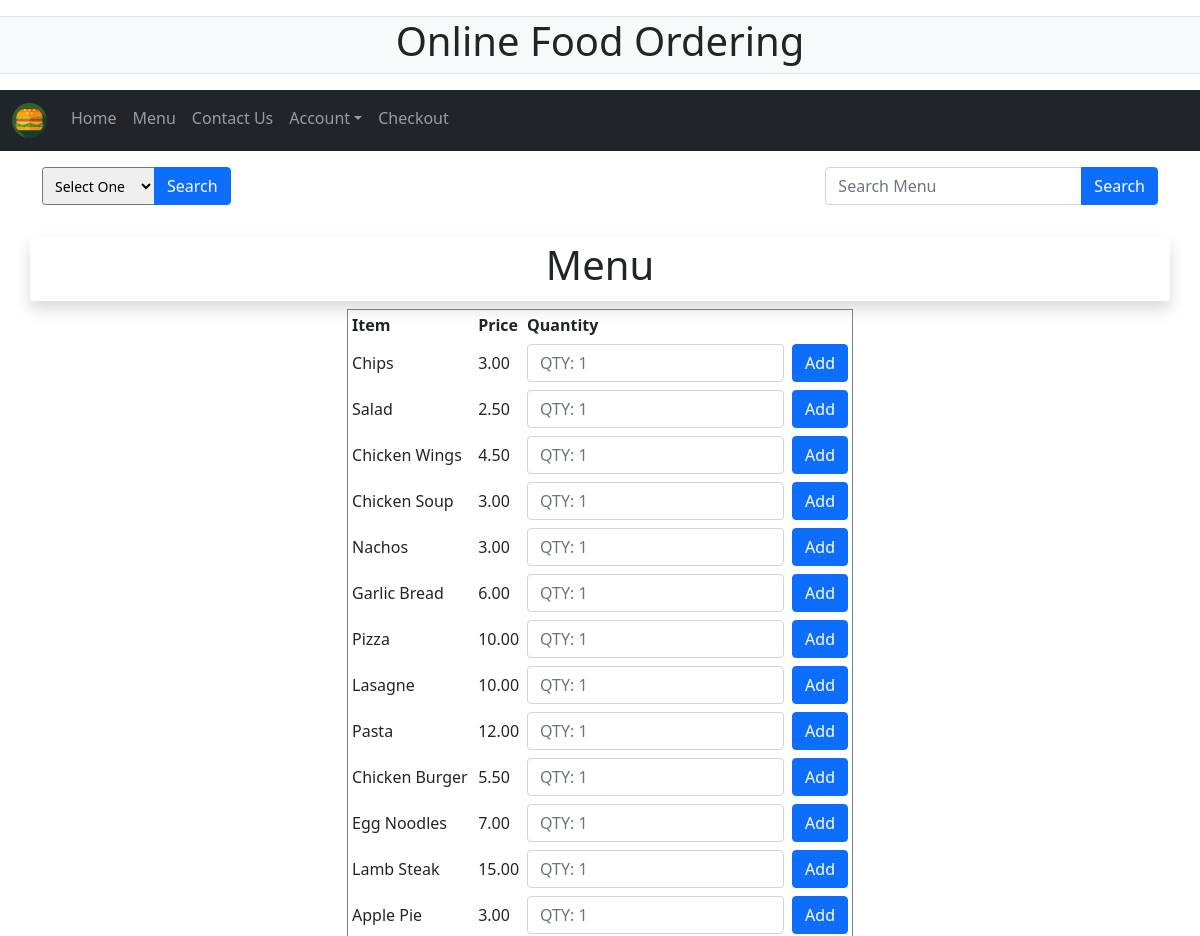
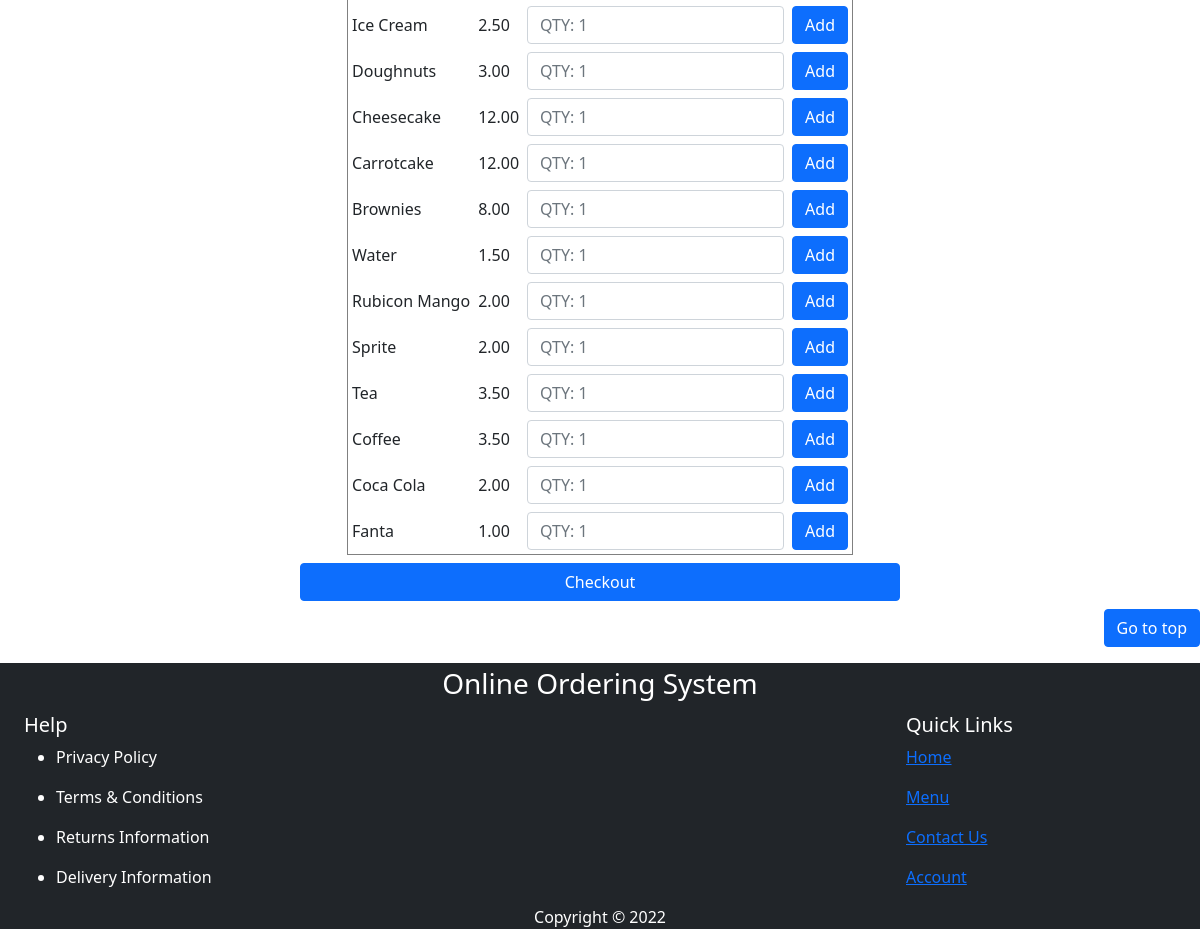
Page /index.php/menu on the committed database (2 pictures, top to bottom).
### tables this page shows
CREATE TABLE `menu` (
  `menuid` int(11) NOT NULL,
  `name` varchar(255) NOT NULL,
  `quantity` int(11) NOT NULL,
  `price` decimal(6,2) NOT NULL,
  `type` varchar(255) NOT NULL
);

### application/controllers/Menu.php (called while the page is built, shortened)
<?php
class Menu extends CI_Controller {
	public function __construct()
	{
		$this->load->database();
		$this->load->helper('html');
		$this->load->helper('cookie');
		$this->load->model('Menu_model');
	}
	public function index()
	{
		$this->load->view('navbar');
		$this->menu();
		$this->load->view('footer');
	}
	public function menu(){
		$type =  $this->input->post('searchMenu');
		$dropType =  $this->input->post('dropType');
		$data = array();
		$data['starter'] = $this->Menu_model->allItems();
		$data['main'] = $this->Menu_model->main();
		$data['dessert'] = $this->Menu_model->dessert();
		$data['drinks'] = $this->Menu_model->drinks();
		$data['type'] = $this->Menu_model->menuItems($type);
		$data['types'] = $this->Menu_model->menuItems($dropType);
		$this->load->view('menu_options',$data);
		$this->load->view('menu',$data);
	}
}

### index.php (called while the page is built, shortened)
<?php
require_once BASEPATH.'core/CodeIgniter.php';

### application/models/Menu_model.php (called while the page is built, shortened)
<?php
	class Menu_model extends CI_Model {
        public function allItems(){
            $this->db->select("*");
            $this->db->from('menu');
            $this->db->where('type', "starter");
            $query = $this->db->get();
            $data = $query->result();
            return $data;
        }
        public function main(){
            $this->db->select("*");
            $this->db->from('menu');
            $this->db->where('type', "main");
            $query = $this->db->get();
            $data = $query->result();
            return $data;
        }
        public function dessert(){
            $this->db->select("*");
            $this->db->from('menu');
            $this->db->where('type', "dessert");
            $query = $this->db->get();
            $data = $query->result();
            return $data;
        }
        public function drinks(){
            $this->db->select("*");
            $this->db->from('menu');
            $this->db->where('type', "drinks");
            $query = $this->db->get();
            $data = $query->result();
            return $data;
        }
        public function menuItems($type){
            $this->db->select("*");
            $this->db->from('menu');
            $this->db->where('type', $type);
            $this->db->or_where('name', $type);
            $query = $this->db->get();
            $data = $query->result();
            return $data;
        }
	}
    ?>

### application/views/menu.php (the view, shortened to what this page needs)
<div>
<div class="text-center">
<table class="mx-auto" cellpadding="4" cellspacing="2" border="1" id="table">
    <thead>
         <tr>
             <th>Item</th>
             <th>Price</th>
             <th>Quantity</th>
         </tr>
     </thead>
     <tbody>
     <?php
     if($types != null) :
                foreach($types as $type){
                ?>
                    <tr>
                       <td><?php echo $type->name;?></td>
                       <td><?php echo $type->price;?></td>
                       <td><?php  echo '<input type="text" name="quantity" placeholder="QTY: 1" class="form-control quantity" id="'.$type->menuid.'">';?></td>
                       <td><?php echo '<input type="button" class="btn btn-primary addCart" name="addCart" value="Add"
                       data-name="'.$type->name.'"
                       data-price="'.$type->price.'"
                       data-menu_id="'.$type->menuid.'">'?></td>
                     </tr>
           <?php } ?>
         <?php
         else :
                foreach($starter as $starter){
                ?>
                    <tr>
                       <td><?php echo $starter->name;?></td>
                       <td><?php echo $starter->price;?></td>
                       <td><?php  echo '<input type="text" name="quantity" placeholder="QTY: 1" class="form-control quantity" id="'.$starter->menuid.'">';?></td>
                       <td><?php echo '<input type="button" class="btn btn-primary addCart" name="addCart" value="Add"
                       data-name="'.$starter->name.'"
                       data-price="'.$starter->price.'"
                       data-menu_id="'.$starter->menuid.'">'?></td>
                     </tr>
           <?php } ?>
           <?php
                foreach($main as $mains){
                ?>
                    <tr>
                       <td><?php echo $mains->name;?></td>
                       <td><?php echo $mains->price;?></td>
                       <td><?php  echo '<input type="text" name="quantity" placeholder="QTY: 1" class="form-control quantity" id="'.$mains->menuid.'">';?></td>
                       <td><?php echo '<input type="button" class="btn btn-primary addCart" name="addCart" value="Add"
                       data-name="'.$mains->name.'"
                       data-price="'.$mains->price.'"
                       data-menu_id="'.$mains->menuid.'">'?></td>
                     </tr>
           <?php } ?>
           <?php
                foreach($dessert as $desserts){
                ?>
                    <tr>
                       <td><?php echo $desserts->name;?></td>
                       <td><?php echo $desserts->price;?></td>
                       <td><?php  echo '<input type="text" name="quantity" placeholder="QTY: 1" class="form-control quantity" id="'.$desserts->menuid.'">';?></td>
                       <td><?php echo '<input type="button" class="btn btn-primary addCart" name="addCart" value="Add"
                       data-name="'.$desserts->name.'"
                       data-price="'.$desserts->price.'"
                       data-menu_id="'.$desserts->menuid.'">'?></td>
                     </tr>
           <?php } ?>
           <?php
                foreach($drinks as $drink){
                ?>
                    <tr>
                       <td><?php echo $drink->name;?></td>
                       <td><?php echo $drink->price;?></td>
                       <td><?php  echo '<input type="text" name="quantity" placeholder="QTY: 1" class="form-control quantity" id="'.$drink->menuid.'">';?></td>
                       <td><?php echo '<input type="button" class="btn btn-primary addCart" name="addCart" value="Add"
                       data-name="'.$drink->name.'"
                       data-price="'.$drink->price.'"
                       data-menu_id="'.$drink->menuid.'">'?></td>
                     </tr>
           <?php } ?>
           <?php endif;?>
     </tbody>
</table>
</div>
<div class="d-grid col-6 mx-auto mb-2 my-2">
<a
				href="<?php echo base_url(); ?>index.php/checkout"
				role="button"
				class="btn btn-primary btn-large"
				>Checkout</a
			>
</div>
</div>

### application/views/navbar.php (shortened to what this page needs)
<html>
	<head>
	<link
		href="https://cdn.jsdelivr.net/npm/bootstrap@5.1.3/dist/css/bootstrap.min.css"
		rel="stylesheet"
	/>
	<link rel="stylesheet" href="<?php echo base_url('application/styles/stylesheet.css')?>"/>
	</head>
	<body>
		<div class="row">
			<div class="col rounded text-center my-3 bg-light border">
				<h1 class="">Online Food Ordering</h1>
			</div>
		</div>
		<nav class="navbar navbar-expand-sm bg-dark navbar-dark">
			<div class="container-fluid">
				<ul class="navbar-nav">
					<li class="navbar-brand">
						<img
						src="<?php echo base_url(); ?>application/images/logo.svg"
							class="img-fluid"
							alt="Icon"
							width="35"
							height="30"
						/>
					</li>
					<li class="nav-item">
						<a class="nav-link" href="<?php echo base_url(); ?>index.php/Home"
							>Home</a
						>
					</li>
					<li class="nav-item">
						<a class="nav-link" href="<?php echo base_url(); ?>index.php/Menu"
							>Menu</a
						>
					</li>
					<li class="nav-item">
						<a
							class="nav-link"
							href="<?php echo base_url(); ?>index.php/Contact"
							>Contact Us</a
						>
					</li>
					<li class="nav-item dropdown">
						<a
							href="#"
							class="nav-link dropdown-toggle"
							data-bs-toggle="dropdown"
							>Account</a
						>
							<?php
							if($this->session->userdata('user')) : ?>
							<a
								href="<?php echo base_url(); ?>index.php/Login/Logout"
								class="dropdown-item"
								>Log Out</a
							>
							<div class="dropdown-divider"></div>
							<a
								href="<?php echo base_url(); ?>index.php/Account"
								class="dropdown-item"
								>View Account</a
							>
							<?php else : ?>
					</li>
					<?php endif;?>
					<li class="nav-item">
						<a
							class="nav-link"
							href="<?php echo base_url(); ?>index.php/Checkout"
							>Checkout</a
						>
					</li>
				</ul>
			</div>
		</nav>
	</body>
</html>

### application/views/menu_options.php (shortened to what this page needs)
<div>
<div class="container my-3">
	<div class="row">
		<div class="col">
			<form action="Menu" method="POST">
				<div class="input-group mb-3">
					<select name="dropType" id="" class="form-select-sm">
						<option value="" disabled selected>Select One</option>
					</select>
					<input type="submit" value="Search" class="btn btn-primary" />
				</div>
			</form>
		</div>
		<div class="col-auto text-end">
			<form action="Menu" method="POST">
				<div class="input-group mb-3">
					<input
						type="text"
						placeholder="Search Menu"
						name="searchMenu"
						class="form-control"
					/>
					<input type="Submit" value="Search" class="btn btn-primary" />
				</div>
			</form>
		</div>
	</div>
</div>
<div class="container bg-white border-1 shadow rounded text-center py-1 mb-2">
	<h1>Menu</h1>
</div>
</div>

### application/views/footer.php
<html>
<div class="scroll text-end mb-3 my-2">
		<button onclick="topFunction()"  class="btn btn-primary scroll-top" id="topButton">Go to top</button>
		</div>
	<div class="container-fluid bg-dark text-white my-2">
		<div class="row text-center">
			<div class="col py-1">
				<h3>Online Ordering System</h3>
			</div>
		</div>
		<div class="row mx-auto">
			<div class="col fw-bold">
				<h5>Help</h5>
			</div>
			<div class="col-md-3 fw-bold">
				<h5>Quick Links</h5>
			</div>
		</div>
		<div class="row mx-auto">
			<div class="col text-start">
				<ul>
					<li>Privacy Policy</li>
				</ul>
			</div>
			<div class="col col-md-3">
				<a href="<?php echo base_url(); ?>index.php/Home">Home</a>
			</div>
		</div>
		<div class="row mx-auto">
			<div class="col text-start">
				<ul>
					<li>Terms & Conditions</li>
				</ul>
			</div>
			<div class="col col-md-3">
				<a href="<?php echo base_url(); ?>index.php/Menu">Menu</a>
			</div>
		</div>
		<div class="row mx-auto">
			<div class="col text-start">
				<ul>
					<li>Returns Information</li>
				</ul>
			</div>
			<div class="col col-md-3">
				<a href="<?php echo base_url(); ?>index.php/Contact">Contact Us</a>
			</div>
		</div>
		<div class="row mx-auto">
			<div class="col text-start">
				<ul>
					<li>Delivery Information</li>
				</ul>
			</div>
			<div class="col col-md-3">
				<a href="<?php echo base_url(); ?>index.php/Home">Account</a>
			</div>
		</div>
		<div class="row">
			<div class="col text-center">Copyright © 2022</div>
		</div>
	</div>
</html>

### rows in the picture
menu: name "Chips", price "3.00", quantity "QTY: 1"
menu: name "Salad", price "2.50"
menu: name "Chicken Wings", price "4.50"
menu: name "Chicken Soup", price "3.00"
menu: name "Nachos", price "3.00"
menu: name "Garlic Bread", price "6.00"
menu: name "Pizza", price "10.00"
menu: name "Lasagne", price "10.00"
menu: name "Pasta", price "12.00"
menu: name "Chicken Burger", price "5.50"
menu: name "Egg Noodles", price "7.00"
menu: name "Lamb Steak", price "15.00"
menu: name "Apple Pie", price "3.00"
menu: name "Ice Cream", price "2.50"
menu: name "Doughnuts", price "3.00"
menu: name "Cheesecake", price "12.00"
menu: name "Carrotcake", price "12.00"
menu: name "Brownies", price "8.00"
menu: name "Water", price "1.50"
menu: name "Rubicon Mango", price "2.00"
menu: name "Sprite", price "2.00"
menu: name "Tea", price "3.50"
menu: name "Coffee", price "3.50"
menu: name "Coca Cola", price "2.00"
menu: name "Fanta", price "1.00"
